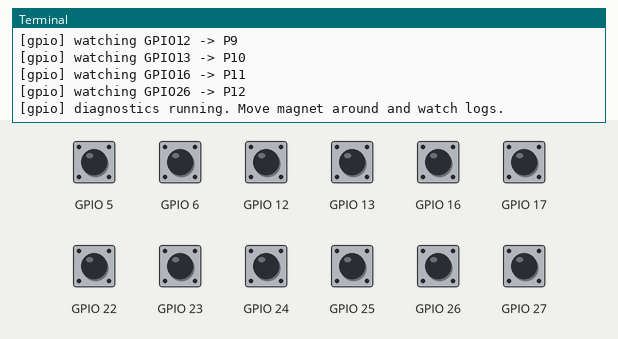
Bench run of a program on a simulated Raspberry Pi (BCM pin numbers). Parts: the last lines printed to the terminal. Inputs (shaded band) come from the test bench; at power-on: GPIO 5, GPIO 6, GPIO 12, GPIO 13, GPIO 16, GPIO 17, GPIO 22–27 HIGH. Web requests get an empty 200 reply after 0.4 s; the clock reads 2024-03-15 10:24:30 at power-on unless the program sets it.

Above: at 1.2 s.
1.3 s: GPIO 5 pulled LOW for 0.15 s
At 2.7 s:
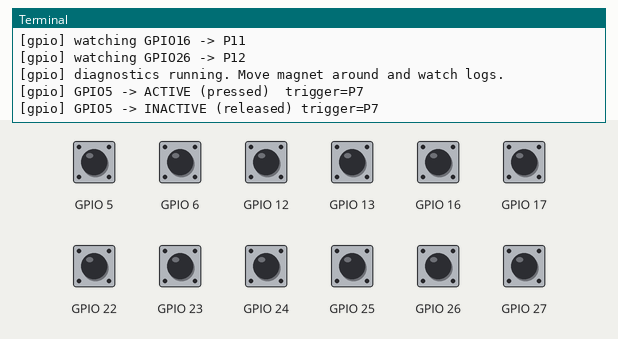
3.2 s: GPIO 6 pulled LOW for 0.15 s
At 3.46 s:
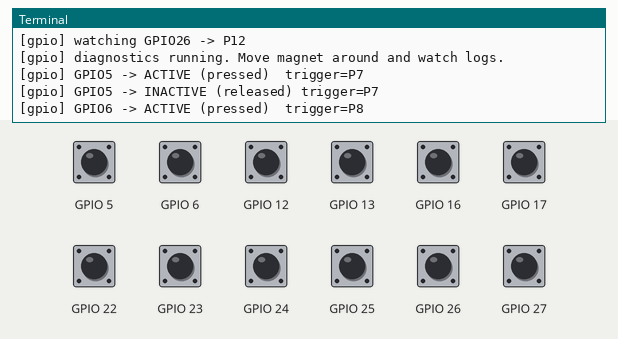
4.8 s: GPIO 12 pulled LOW for 0.15 s
At 6.1 s:
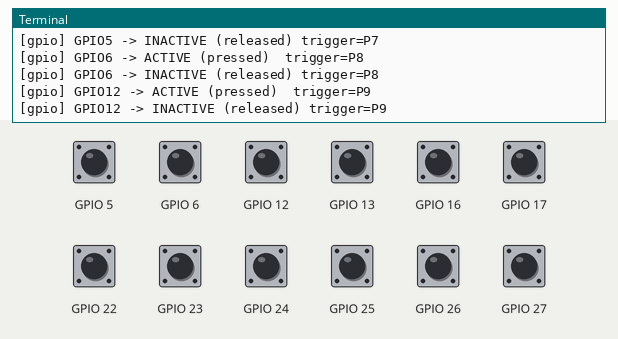
6.4 s: GPIO 13 pulled LOW for 0.15 s
At 7.7 s:
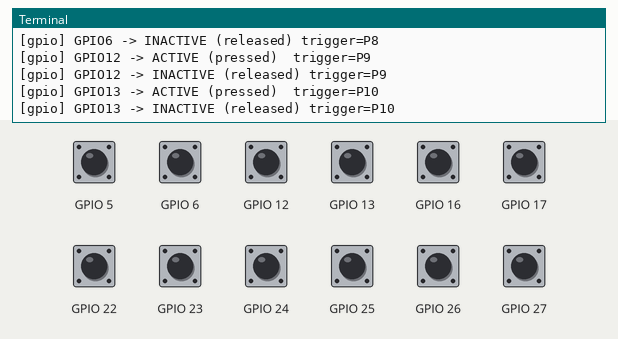
8.0 s: GPIO 16 pulled LOW for 0.15 s
At 9.0 s:
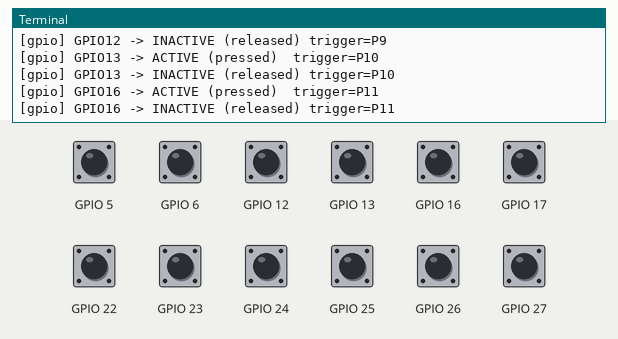
9.6 s: GPIO 17 pulled LOW for 0.15 s
At 11.4 s:
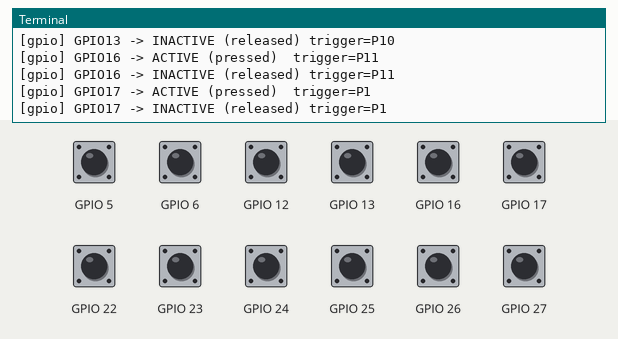
Timing chart, 0 to 12.2 s (numbered marks = the images above; inputs shaded):
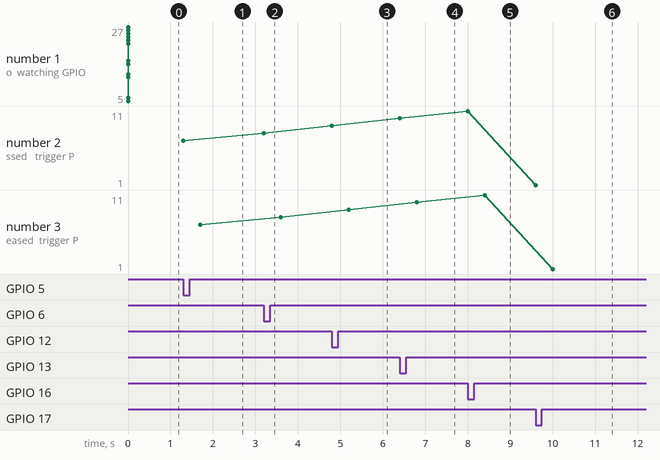

Measured:
- after the input at 1.3 s, the terminal: prints a new line at once (image 1)
- after the input at 3.2 s, the terminal: prints a new line at once (image 2)
- after the input at 4.8 s, the terminal: prints a new line at once (image 3)
- after the input at 6.4 s, the terminal: prints a new line at once (image 4)
- after the input at 8.0 s, the terminal: prints a new line at once (image 5)
- after the input at 9.6 s, the terminal: prints a new line at once (image 6)
- plotted number 2: 7 → 8 after the input at 3.2 s, 8 → 9 after the input at 4.8 s, 9 → 10 after the input at 6.4 s, 10 → 11 after the input at 8.0 s, 11 → 1 after the input at 9.6 s
- plotted number 3: 7 → 8 after the input at 3.2 s, 8 → 9 after the input at 4.8 s, 9 → 10 after the input at 6.4 s, 10 → 11 after the input at 8.0 s, 11 → 1 after the input at 9.6 s

The program:

gpio_bridge.py
```python
#!/usr/bin/env python3
import time
import requests
from gpiozero import Button

SERVER = "http://127.0.0.1:3000"

# BCM pin -> triggerId (1:1)
PIN_TO_TRIGGER = {
    17: "P1",
    27: "P2",
    22: "P3",
    23: "P4",
    24: "P5",
    25: "P6",
    5:  "P7",
    6:  "P8",
    12: "P9",
    13: "P10",
    16: "P11",
    26: "P12",
}

BOUNCE_TIME_SEC = 0.08

def post_event(trigger_id: str, pin: int, state: int):
    # state: 1 = pressed/active, 0 = released/inactive
    payload = {
        "triggerId": trigger_id,
        "pin": pin,
        "state": state,
        "ts": int(time.time() * 1000),
    }
    try:
        requests.post(f"{SERVER}/api/gpio", json=payload, timeout=0.4)
    except Exception as e:
        print(f"[gpio] POST failed: {e}")

def make_handlers(pin: int, trigger_id: str, btn: Button):
    def on_pressed():
        # For pull_up=True, pressed means pin pulled to GND (active)
        print(f"[gpio] GPIO{pin} -> ACTIVE (pressed)  trigger={trigger_id}")
        post_event(trigger_id, pin, 1)

    def on_released():
        print(f"[gpio] GPIO{pin} -> INACTIVE (released) trigger={trigger_id}")
        post_event(trigger_id, pin, 0)

    btn.when_pressed = on_pressed
    btn.when_released = on_released

def main():
    buttons = []
    for pin, trigger_id in PIN_TO_TRIGGER.items():
        b = Button(pin, pull_up=True, bounce_time=BOUNCE_TIME_SEC)
        make_handlers(pin, trigger_id, b)
        buttons.append(b)
        print(f"[gpio] watching GPIO{pin} -> {trigger_id}")

    print("[gpio] diagnostics running. Move magnet around and watch logs.")
    while True:
        time.sleep(1)

if __name__ == "__main__":
    main()
```
